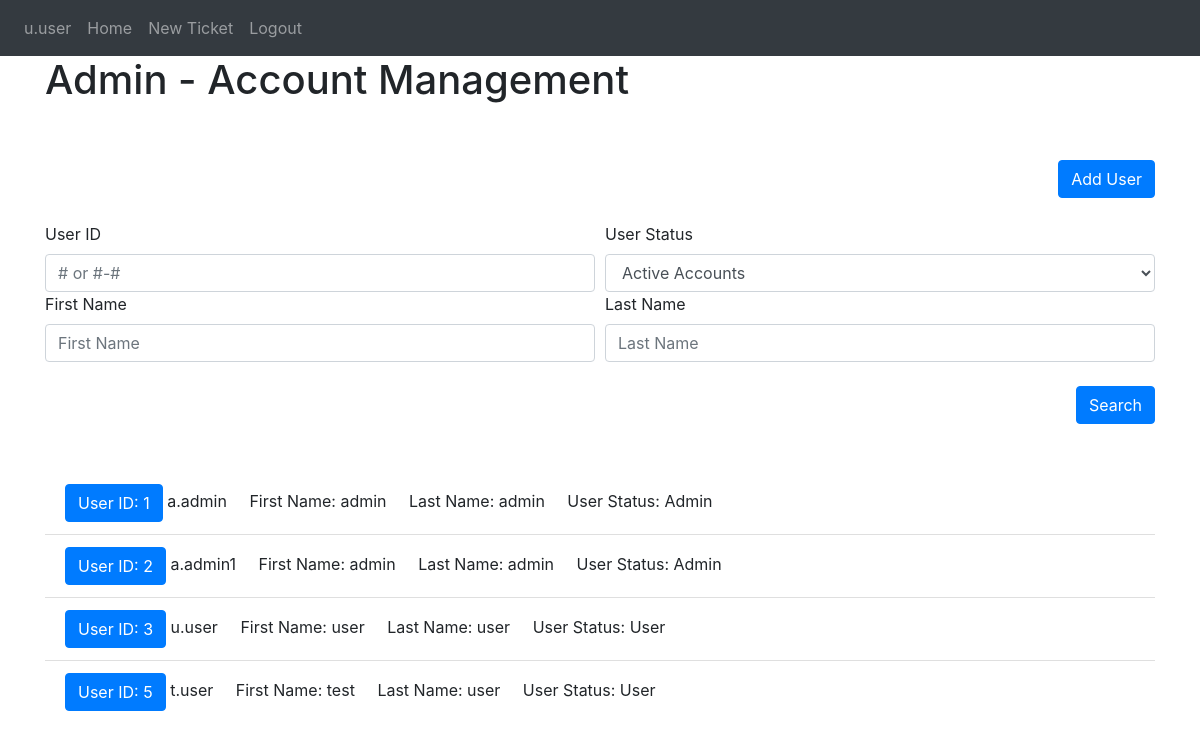
The page /admin (signed in) on the database its author committed.
### Website/models.py (models this page shows)
class User(db.Model, UserMixin):
    id = db.Column(db.Integer, primary_key=True)
    username = db.Column(db.String(100), unique=True) #automatically generated to f.lname
    fname = db.Column(db.String(100))
    lname = db.Column(db.String(100))
    user_status = db.Column(db.Integer) #0 is deactivated, 1 is user, 2 is admin
    password_hash = db.Column(db.String(150))
    user_entries = db.relationship('Entry', backref='owner')

### Website/views.py (the view, shortened to what this page needs)
@views.route('/admin', methods=['GET', 'POST'])
@login_required
def admin():
    return render_template("admin.html", user=current_user, users=User.query.filter(User.user_status != 0))

### Website/__init__.py (called while the page is built)
def create_app():
    app = Flask(__name__)
    app.config['SECRET_KEY'] = "SuperSecretKey"
    app.config['SQLALCHEMY_DATABASE_URI'] = f'sqlite:///{DB_NAME}'
    db.init_app(app)
    from .views import views
    from .auth import auth
    app.register_blueprint(views, url_prefix='/')
    app.register_blueprint(auth, url_prefix='/')
    from .models import User, Ticket, Entry
    create_database(app)
    login_manager = LoginManager()
    login_manager.login_view = 'auth.login'
    login_manager.init_app(app)
    @login_manager.user_loader
    def load_user(id):
        return User.query.get(int(id))
    return app

### Website/templates/admin.html (shortened to what this page needs)
{% extends "base.html" %}
{% block content%} <h1> Admin - Account Management </h1>
    <br><br>
    <div align="right">
        <a href="/adduser" align="right" class="btn btn-primary"  onClick="" >Add User</a>
    </div>
    <br>
    <form method="POST">
        <div class="form-row">
          <div class="col-6">
            <label for="UserID">User ID</label>
            <input type="text" class="form-control" id="UserID" name="UserID" placeholder="# or #-#">
          </div>
          <div class="col-6">
            <label for="user_status">User Status</label>
            <select id="user_status" class="form-control" name="user_status">
                <option value='3' selected>Active Accounts</option>
            </select>
        </div>
        </div>
        <div class="form-row">
            <div class="col-6">
                <label for="fname">First Name</label>
                <input type="text" class="form-control" id="fname" name="fname" placeholder="First Name" >
              </div>
              <div class="col-6">
                  <label for="lname">Last Name</label>
                  <input type="text" class="form-control" id="lname" name="lname" placeholder="Last Name">
              </div>
        </div>
        <br>
        <div align="right">
            <button type="submit" class="btn btn-primary">Search</button>
            <br><br>
        </div>
        <br/>
      </form>
    <ul class="list-group list-group-flush" id="users">
        {% for temp in users%}
        <li class="list-group-item">
            <a href="/chng/{{temp.id}}" class="btn btn-primary" onClick="">User ID: {{temp.id}}</a>
            {{temp.username}}
            &nbsp;&nbsp;&nbsp;&nbsp;First Name: {{temp.fname}}
            &nbsp;&nbsp;&nbsp;&nbsp;Last Name: {{temp.lname}}
            &nbsp;&nbsp;&nbsp;&nbsp;User Status:
            {% if temp.user_status == 0 %}
                Deactivated
            {% elif temp.user_status == 1%}
                User
            {% elif temp.user_status == 2%}
                Admin
            {% endif %}
        </li>
        {% endfor%}
    </ul>
{%endblock%}

### Website/templates/base.html (shortened to what this page needs)
<!DOCTYPE html>
<html>
  <head>
    <link
      rel="stylesheet"
      href="https://stackpath.bootstrapcdn.com/bootstrap/4.4.1/css/bootstrap.min.css"
    />
    <link
      rel="stylesheet"
      href="https://stackpath.bootstrapcdn.com/font-awesome/4.7.0/css/font-awesome.min.css"
    />
  </head>
  <body>
    <nav class="navbar navbar-expand-lg navbar-dark bg-dark">
      <div class="collapse navbar-collapse" id="navbar">
        <div class="navbar-nav">
            {% if user.is_authenticated %}
            <a class="nav-item nav-link" id="user" href="/userpage">{{user.username}}</a>
            <a class="nav-item nav-link" id="home" href="/">Home</a>
            <a class="nav-item nav-link" id="adduser" href="/ticket">New Ticket</a>
            <a class="nav-item nav-link" id="logout" href="/logout">Logout</a>
            {% else %}
            <a class="nav-item nav-link" id="login" href="/login">Login</a>
            {% endif %}
        </div>
       </div>
    </nav>
    <div class="container">
        {% block content%}
        {%endblock%}
    </div>
  </body>
</html>

### rows shown on the page
User: username "u.user", id "3", fname "user", lname "user", user_status "User"
User: id "1", username "a.admin", fname "admin", lname "admin", user_status "Admin"
User: id "2", username "a.admin1", fname "admin", lname "admin", user_status "Admin"
User: id "5", username "t.user", fname "test", lname "user", user_status "User"
